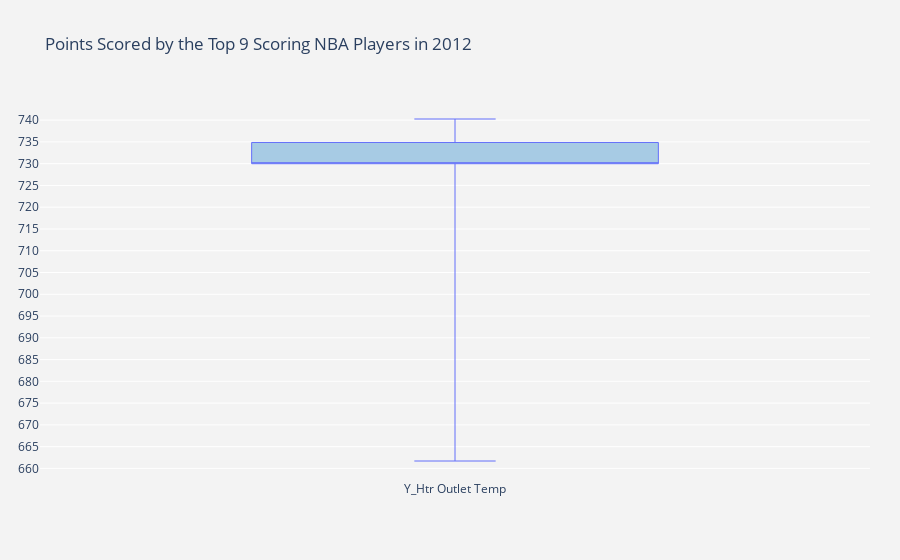

This figure's notebook cell:
### Code cell
import plotly.graph_objects as go

x_data = ['Y_Htr Outlet Temp']




y1 = data_df['Y_Htr Outlet Temp']

y_data = [y1]

colors = ['rgba(93, 164, 214, 0.5)']
fig = go.Figure()

for xd, yd, cls in zip(x_data, y_data, colors):
        fig.add_trace(go.Box(
            y=yd,
            name=xd,
            boxpoints=False,
            jitter=0.5,
            whiskerwidth=0.2,
            fillcolor=cls,
            marker_size=2,
            line_width=1)
        )

fig.update_layout(
    title='Points Scored by the Top 9 Scoring NBA Players in 2012',
    yaxis=dict(
        autorange=True,
        showgrid=True,
        zeroline=True,
        dtick=5,
        gridcolor='rgb(255, 255, 255)',
        gridwidth=1,
        zerolinecolor='rgb(255, 255, 255)',
        zerolinewidth=2,
    ),
    margin=dict(
        l=40,
        r=30,
        b=80,
        t=100,
    ),
    paper_bgcolor='rgb(243, 243, 243)',
    plot_bgcolor='rgb(243, 243, 243)',
    showlegend=False
)

fig.show()

### Figure 1 — Plotly figure (JSON) as saved in the notebook; plotly's stock layout.template omitted (floating-point values rounded to 4 significant figures; data arrays with more than 128 entries replaced by an {"elided": "..."} marker saying what was removed)
{"data": [{"boxpoints": false, "fillcolor": "rgba(93, 164, 214, 0.5)", "jitter": 0.5, "line": {"width": 1}, "marker": {"size": 2}, "name": "Y_Htr Outlet Temp", "type": "box", "whiskerwidth": 0.2, "y": {"elided": "3264 float values"}}], "layout": {"margin": {"b": 80, "l": 40, "r": 30, "t": 100}, "paper_bgcolor": "rgb(243, 243, 243)", "plot_bgcolor": "rgb(243, 243, 243)", "showlegend": false, "title": {"text": "Points Scored by the Top 9 Scoring NBA Players in 2012"}, "yaxis": {"autorange": true, "dtick": 5, "gridcolor": "rgb(255, 255, 255)", "gridwidth": 1, "showgrid": true, "zeroline": true, "zerolinecolor": "rgb(255, 255, 255)", "zerolinewidth": 2}}}
